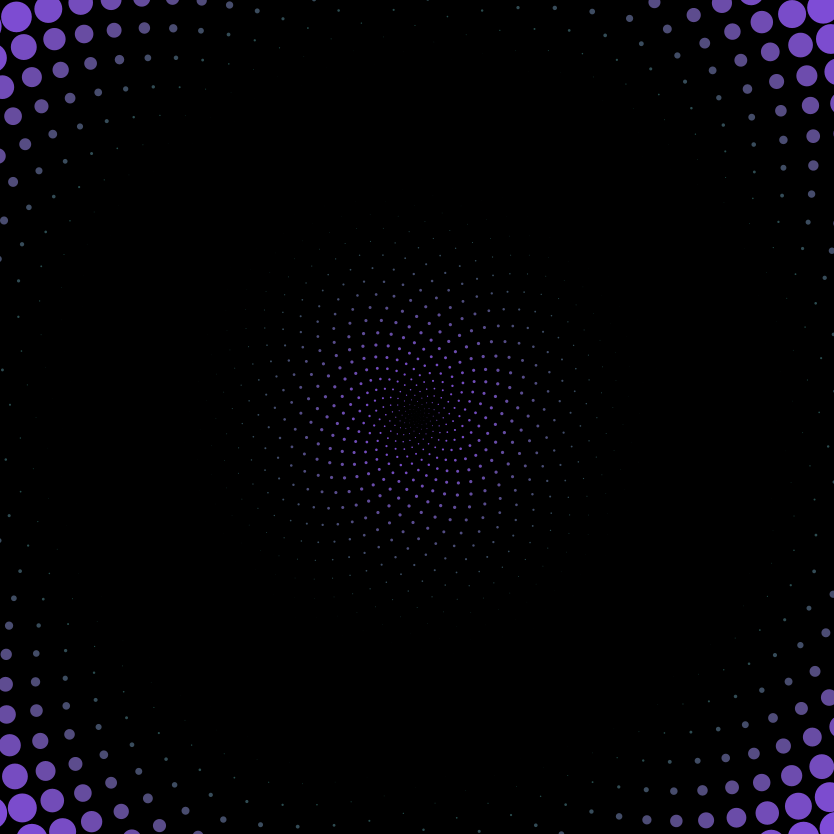
Frame 1 (no input)
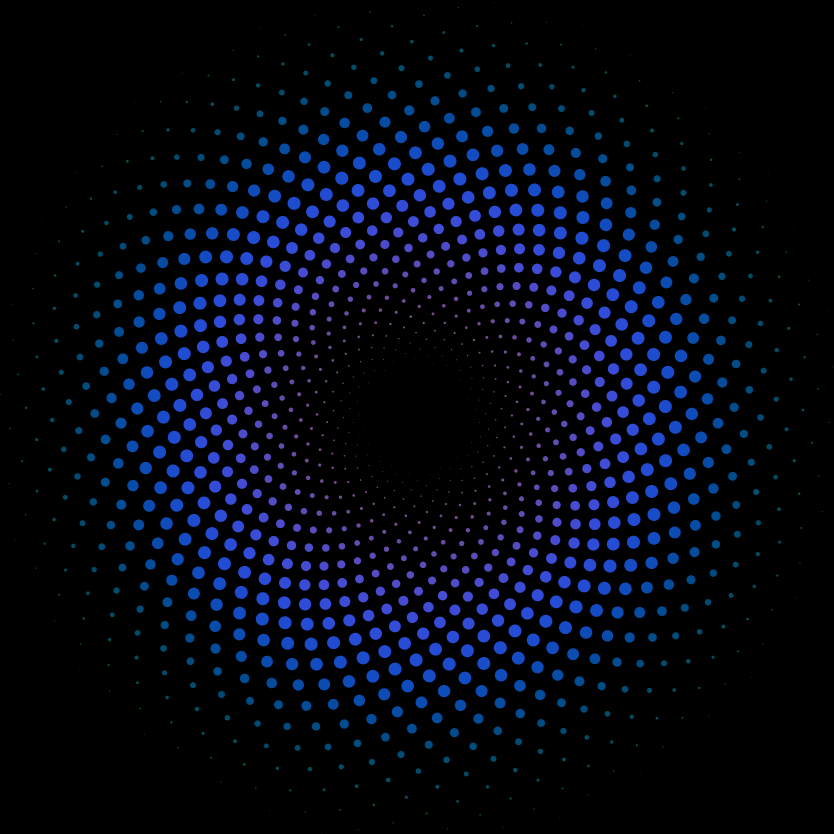
Frame 60 (the mouse pressed at the canvas centre just before this capture)
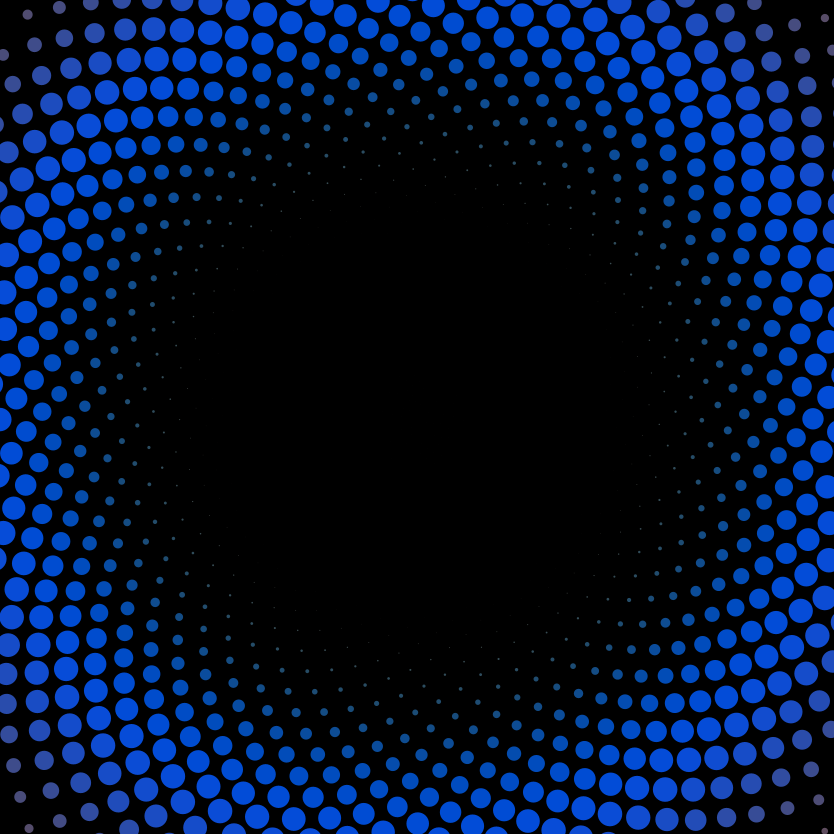
Frame 120 (the mouse held since frame 60 and released just before this capture)

The Processing sketch that drew these frames (run headless with seeded random() and noise(); from frame 60 on, the mouse is pressed at the canvas centre):

// Processing sketch: sketch_220701a
// ── sketch_220701a.pde
// 【作者】yooyooyさん
// 【作品名】Fibonacci number
// https://openprocessing.org/sketch/1316075

/*
Fibonacci number
 https://ja.wikipedia.org/wiki/黄金比
 */

void setup() {
  size(834, 834);
  noStroke();
  colorMode(RGB, 1);
}

float cosn(float v) {
  return cos(v * TWO_PI) * 0.5 + 0.5;
}
float invCosn(float v) {
  return 1.0f - cosn(v);
}

final float radius =  sqrt(0.5); //最も遠いobjの距離（バランスいい）
final float dotSize = 0.04;
final float PHI = (1 + sqrt(5.0f)) / 2; //黄金比

final float frames = 1000.0f;
float t;

float fract(float value) {
  return value - (int)value;
}
void draw() {
  scale(width, height);
  t = fract(frameCount / frames); //fractは少数部分
  background(0);

  final float count = 2000;  //（ほぼ）画面内のobj数，upgrade対象
  for (float i=1; i< count; i++) {
    final float f = i / count;
    final float theta = i * PHI * TWO_PI;
    final float dist = f * radius;

    final float x = 0.5 + cos(theta - t) * dist;
    final float y = 0.5 + sin(theta - t) * dist;

    final float sig = pow(cosn(f - t * 6), 2); //sizeの波
    final float r =  f * sig * dotSize;

    final float hue = cosn(f - t * 1.3) / 2.0f;
    final float sat = 0.3;
    final float light = 0.6 * sig + 0.25;
    fill(hue, sat, light);

    circle(x, y, r);
  }
}
